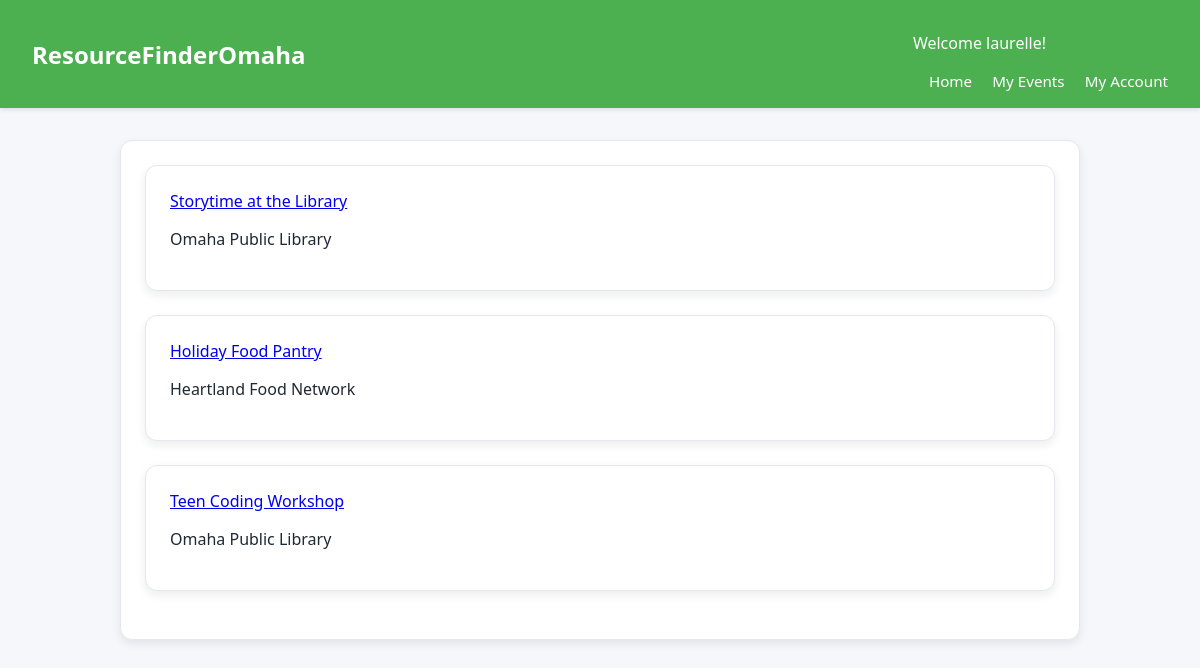
The app's page /myevents/ (signed in) with its own data.
### events/models.py (models this page shows, shortened)
class TimeStamped(models.Model):
    created_at = models.DateTimeField(auto_now_add=True)
    updated_at = models.DateTimeField(auto_now=True)
    class Meta:
        abstract = True

class Event(TimeStamped):
    org = models.ForeignKey(Organization, on_delete=models.CASCADE, related_name="events")
    title = models.CharField(max_length=200)
    description = models.TextField(blank=True)
    start_at = models.DateTimeField()
    end_at = models.DateTimeField(null=True, blank=True)
    location = models.ForeignKey(Location, on_delete=models.PROTECT, related_name="events")
    is_free = models.BooleanField(default=True)
    url = models.URLField(blank=True)
    capacity = models.PositiveIntegerField(null=True, blank=True)
    categories = models.ManyToManyField(Category, related_name="events", blank=True)
    is_published = models.BooleanField(default=True)
    class Meta:
        indexes = [
            models.Index(fields=["start_at"]),
            models.Index(fields=["is_published"]),
        ]
        ordering = ["start_at"]

class Organization(TimeStamped):
    org = models.OneToOneField(User, on_delete=models.CASCADE) # link extra info to user
    name = models.CharField(max_length=150, unique=True)
    description = models.TextField(blank=True)
    website = models.URLField(blank=True)
    email = models.EmailField(blank=True)
    phone = models.CharField(max_length=30, blank=True)
    is_verified = models.BooleanField(default=False)

### events/views.py (the view)
# urls.py: path('myevents/', event_views.myevents, name='myevents'),
def myevents(request):
    user = request.user
    regs = Registration.objects.filter(user=user, status='registered')
    events = [r.event for r in regs]
    is_org = request.user.groups.filter(name='Organizations').exists()
    context = {
         "events" : events,
         "is_org" : is_org
    }
    return render(request, 'myevents.html', context)

### events/templates/myevents.html (shortened to what this page needs)
{% extends "base.html" %}
{% block content %}
<div class="search-card">
    {% if events %}
    {% for event in events %}
        {% if is_org %}
            <div class="search-card">
                <a href="{% url 'viewEvent' event.id %}">{{event.title}}</a>
                <p class="hello-name">{{event.org.name}}</p>
            </div>
        {% else %}
            <div>
                <a href="{% url 'eventDetail' event.id %}">{{event.title}}</a>
                <p>{{event.org.name}}</p>
            </div>
        {% endif %}
    {% endfor %}
    {% else %}
        <div class="search-card"><p>No Registered Events to Show</p></div>
    {% endif %}
</div>
{% endblock %}

### events/templates/base.html (shortened to what this page needs)
<!doctype html>
<html lang="en">
<head>
</head>
<body>
  <header>
    <div class="logo">ResourceFinderOmaha</div>
    <nav>
      <p class="hello-name">Welcome {{ user.username }}!</p>
      <a href="{% url 'home' %}">Home</a>
      <a href="{% url 'myevents' %}">My Events</a>
      <a href="#">My Account</a>
    </nav>
  </header>
  <main>
    {% block content %}{% endblock %}
  </main>
</body>
</html>

### events/templates/base.html (style rules this page uses)
body { margin: 0; font-family: system-ui, -apple-system, BlinkMacSystemFont, "Segoe UI", sans-serif; background: #f5f7fa; color: #1f2933; }
header { background: #4CAF50; color: white; padding: 1rem 2rem; box-shadow: 0 2px 4px rgba(0,0,0,0.1); display: flex; align-items: center; justify-content: space-between; }
header .logo { font-size: 1.5rem; font-weight: 700; }
header nav a { color: white; text-decoration: none; margin-left: 1rem; font-size: 0.95rem; }
main { max-width: 960px; margin: 2rem auto; padding: 0 1rem 3rem; }
.search-card { background: white; padding: 1.5rem; border-radius: 0.75rem; box-shadow: 0 4px 10px rgba(15, 23, 42, 0.08); margin-bottom: 1.5rem; border: 1px solid #e4e7eb; }

### records on screen
Event: title "Storytime at the Library", org.name "Omaha Public Library"
Event: title "Holiday Food Pantry", org.name "Heartland Food Network"
Event: title "Teen Coding Workshop", org.name "Omaha Public Library"

### other values on screen
{{ user.username }} "laurelle"
